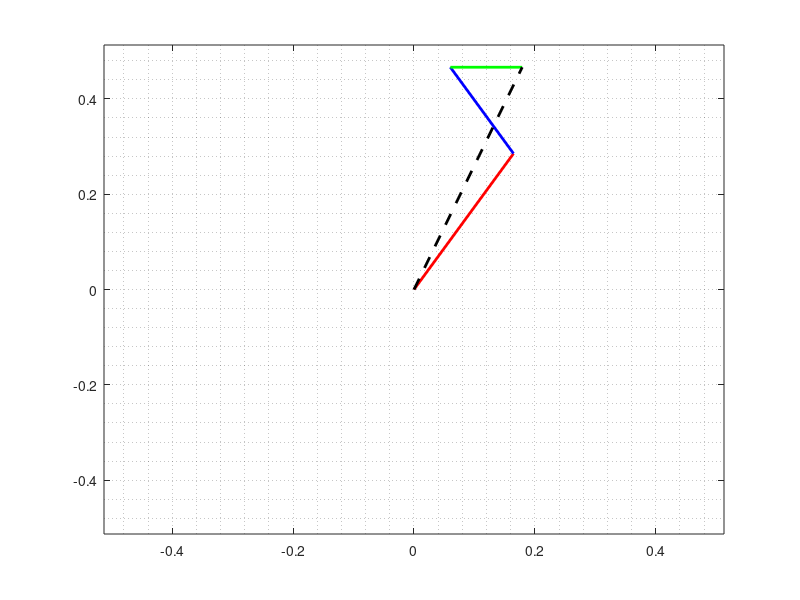

The MATLAB source for this figure:
clc, clear, close all;
%% Input
angle = 69;

%%transform to angle
angle = angle*pi/180;
x_comp = cos(angle);
y_comp = sin(angle);


direction = [x_comp; y_comp];
motor_forward_angles_x = [cos(240*pi/180); cos(120*pi/180); cos(0*pi/180)];
motor_forward_angles_y = [sin(240*pi/180); sin(120*pi/180); sin(0*pi/180)];
pwm_max = 255;
%% Matrix
% leave rotation for later

transform_M = [-1/2 -sin(pi/3);
               -1/2  sin(pi/3);
                1    0         ];
motor_speeds = round(pwm_max.*transform_M*direction);

vector = horzcat(motor_forward_angles_x.*motor_speeds, motor_forward_angles_y.*motor_speeds);
denom = 3*255;

A = [vector(1,1), vector(1,2)]./denom;
B = [A(1) + vector(2,1)./denom, A(2)+vector(2,2)./denom];
C = [B(1) + vector(3,1)./denom, B(2)+vector(3,2)./denom];

plot([0,A(1)], [0, A(2)], 'r', 'LineWidth', 2);
hold on
plot([A(1),B(1)], [A(2), B(2)], 'b', 'LineWidth', 2);
hold on
plot([B(1),C(1)], [B(2), C(2)], 'g', 'LineWidth', 2);
hold on
plot([0,C(1)], [0, C(2)], '--k', 'LineWidth', 2);
hold on
th = 0:pi/50:2*pi;
xunit = cos(th);
yunit = sin(th);
%plot(xunit, yunit);
grid minor
lim = max(abs(C))*1.1;
xlim([-lim,lim])
ylim([-lim,lim])

isXpos = C(1) >= 0;
isYpos = C(2) >= 0;
final_angle = atan(C(2)/C(1))*180/pi

if (isYpos && ~isXpos)
    final_angle = 180+final_angle;

elseif (~isYpos && ~isXpos)
    final_angle = 180+final_angle;

elseif (~isYpos && isXpos)
    final_angle = 360+final_angle;
end

motor_speeds
final_angle
power_efficiency = hypot(C(1), C(2))*100



